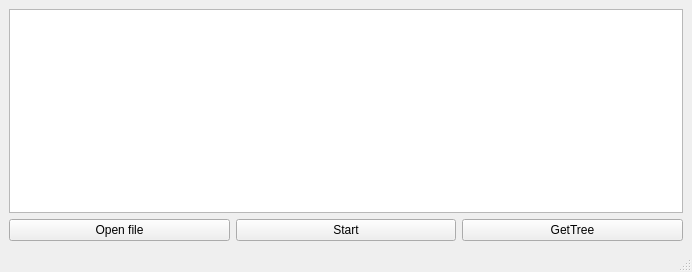
<?xml version="1.0" encoding="UTF-8"?>
<ui version="4.0">
 <class>MainWindow</class>
 <widget class="QMainWindow" name="MainWindow">
  <property name="geometry">
   <rect>
    <x>0</x>
    <y>0</y>
    <width>692</width>
    <height>272</height>
   </rect>
  </property>
  <property name="windowTitle">
   <string>Cherepaha</string>
  </property>
  <widget class="QWidget" name="centralwidget">
   <layout class="QVBoxLayout" name="verticalLayout_2">
    <item>
     <layout class="QVBoxLayout" name="verticalLayout">
      <item>
       <widget class="QTextBrowser" name="textBrowser">
        <property name="font">
         <font>
          <family>Consolas</family>
          <pointsize>10</pointsize>
          <weight>50</weight>
          <bold>false</bold>
         </font>
        </property>
       </widget>
      </item>
      <item>
       <layout class="QHBoxLayout" name="horizontalLayout">
        <item>
         <widget class="QPushButton" name="pushButton_2">
          <property name="text">
           <string>Open file</string>
          </property>
         </widget>
        </item>
        <item>
         <widget class="QPushButton" name="pushButton">
          <property name="text">
           <string>Start</string>
          </property>
         </widget>
        </item>
        <item>
         <widget class="QPushButton" name="pushButton_MST">
          <property name="enabled">
           <bool>true</bool>
          </property>
          <property name="text">
           <string>GetTree</string>
          </property>
         </widget>
        </item>
       </layout>
      </item>
     </layout>
    </item>
   </layout>
  </widget>
  <widget class="QMenuBar" name="menubar">
   <property name="geometry">
    <rect>
     <x>0</x>
     <y>0</y>
     <width>692</width>
     <height>22</height>
    </rect>
   </property>
  </widget>
  <widget class="QStatusBar" name="statusbar"/>
 </widget>
 <resources/>
 <connections/>
</ui>
